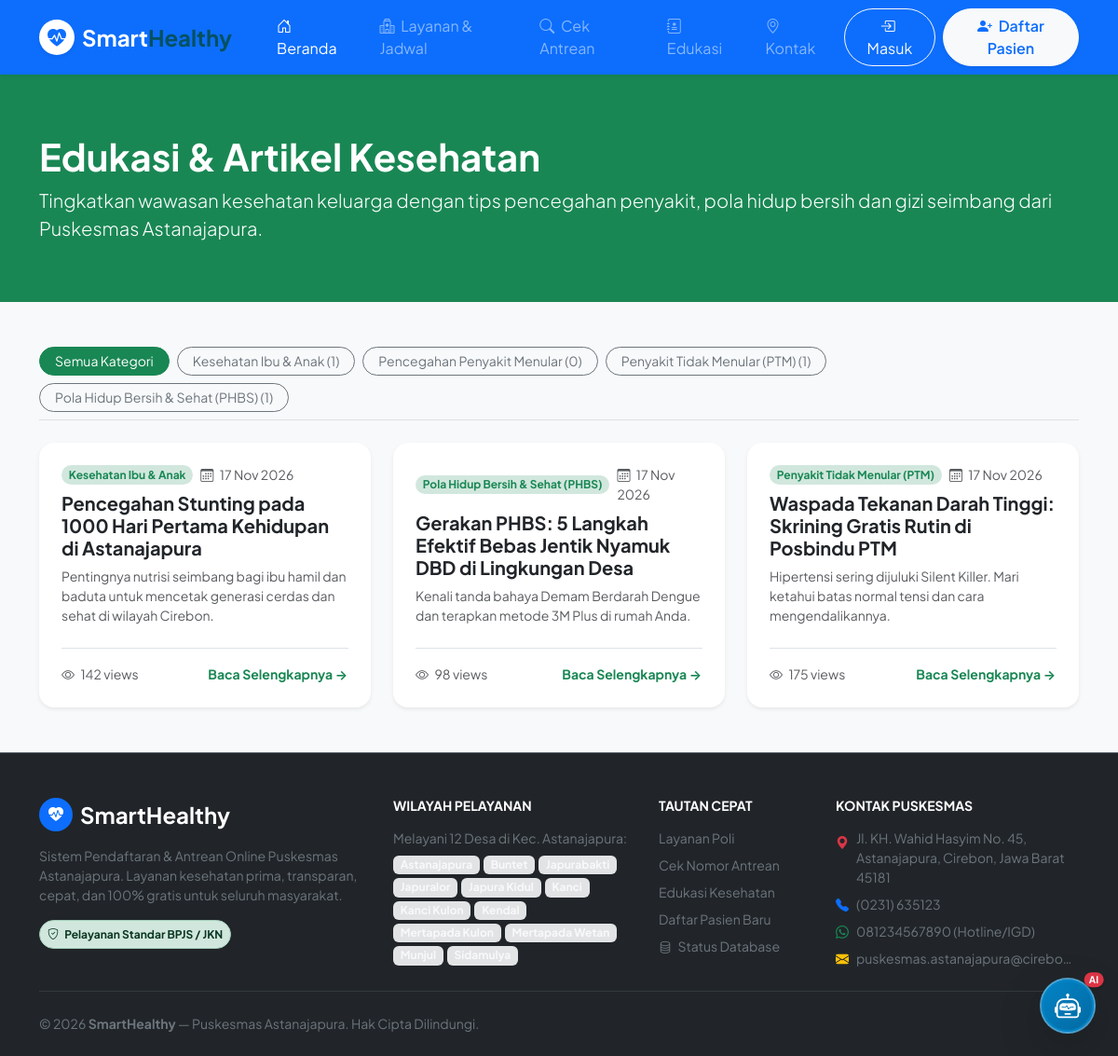
Page /artikel on the committed database.
### tables this page shows
CREATE TABLE `health_categories` (
  `id` int(10) unsigned NOT NULL AUTO_INCREMENT,
  `name` varchar(100) NOT NULL,
  `slug` varchar(120) NOT NULL,
  `description` text DEFAULT NULL,
  `created_at` timestamp NOT NULL DEFAULT current_timestamp(),
  `updated_at` timestamp NOT NULL DEFAULT current_timestamp() ON UPDATE current_timestamp(),
  PRIMARY KEY (`id`),
  UNIQUE KEY `slug` (`slug`)
);

CREATE TABLE `health_articles` (
  `id` int(10) unsigned NOT NULL AUTO_INCREMENT,
  `category_id` int(10) unsigned NOT NULL,
  `title` varchar(255) NOT NULL,
  `slug` varchar(255) NOT NULL,
  `summary` text NOT NULL,
  `content` longtext NOT NULL,
  `thumbnail` varchar(255) DEFAULT NULL,
  `views_count` int(11) NOT NULL DEFAULT 0,
  `status` enum('published','draft') NOT NULL DEFAULT 'published',
  `created_at` timestamp NOT NULL DEFAULT current_timestamp(),
  `updated_at` timestamp NOT NULL DEFAULT current_timestamp() ON UPDATE current_timestamp(),
  PRIMARY KEY (`id`),
  UNIQUE KEY `slug` (`slug`),
  KEY `fk_articles_category` (`category_id`),
  CONSTRAINT `fk_articles_category` FOREIGN KEY (`category_id`) REFERENCES `health_categories` (`id`) ON DELETE CASCADE ON UPDATE CASCADE
);

### app/Core/Controller.php (called while the page is built, shortened)
<?php
abstract class Controller
{
    protected function render(string $view, array $data = [], string $layout = 'layouts/main'): void
    {
        extract($data);
        $viewPath = dirname(__DIR__) . "/Views/{$view}.php";
        require $viewPath;
    }
    protected function input(string $key, mixed $default = null): mixed
    {
        $value = $_POST[$key] ?? $_GET[$key] ?? $default;
        return $value;
    }
}

### app/Controllers/ArticleController.php (called while the page is built, shortened)
<?php
class ArticleController extends Controller
{
    public function index(): void
    {
        $articleModel = new HealthArticle();
        $categoryModel = new HealthCategory();
        $categoryId = $this->input('kategori') ? (int) $this->input('kategori') : null;
        $articles = $articleModel->getPublished(12, $categoryId);
        $categories = $categoryModel->getWithArticleCount();
        $this->render('home/articles', [
            'pageTitle'        => 'Edukasi Kesehatan Masyarakat - SmartHealthy',
            'articles'         => $articles,
            'categories'       => $categories,
            'activeCategoryId' => $categoryId,
        ]);
    }
}

### public/index.php (called while the page is built, shortened)
<?php
spl_autoload_register(function ($class) {
    $prefix = 'App\\';
    $baseDir = ROOT_PATH . '/app/';
    $len = strlen($prefix);
    $relativeClass = substr($class, $len);
    $file = $baseDir . str_replace('\\', '/', $relativeClass) . '.php';
});
$app = new App();
$app->run();

### index.php (called while the page is built)
<?php
require_once __DIR__ . '/public/index.php';

### app/Core/Env.php (called while the page is built, shortened)
<?php
class Env
{
    public static function get(string $key, mixed $default = null): mixed
    {
        $value = getenv($key);
        return $value;
    }
}

### app/Config/App.php (called while the page is built, shortened)
<?php
class App
{
    public static function baseUrl(string $path = ''): string
    {
        $baseUrl = Env::get('APP_URL');
        $baseUrl = rtrim($baseUrl, '/');
        $path = ltrim($path, '/');
        return $path === '' ? $baseUrl : "{$baseUrl}/{$path}";
    }
}

### app/Core/Database.php (called while the page is built, shortened)
<?php
class Database
{
    private static ?PDO $instance = null;
    public static function getConnection(): PDO
    {
        if (self::$instance === null) {
            $config = DbConfig::config();
            $dsn = "{$config['driver']}:host={$config['host']};port={$config['port']};dbname={$config['database']};charset={$config['charset']}";
            try {
                self::$instance = new PDO($dsn, $config['username'], $config['password'], $config['options']);
            } catch (PDOException $e) {
                throw new PDOException("Gagal terhubung ke database `{$config['database']}` di {$config['host']}:{$config['port']}. Pastikan MySQL sudah berjalan di XAMPP dan database telah dibuat via migration. Error: " . $e->getMessage());
            }
        }
        return self::$instance;
    }
}

### app/Models/HealthCategory.php (called while the page is built, shortened)
<?php
class HealthCategory extends Model
{
    protected string $table = 'health_categories';
    public function getWithArticleCount(): array
    {
        $sql = "SELECT c.*, COUNT(a.id) as total_articles
                FROM `{$this->table}` c
                LEFT JOIN `health_articles` a ON a.category_id = c.id AND a.status = 'published'
                GROUP BY c.id
                ORDER BY c.name ASC";
        return $this->query($sql);
    }
}

### app/Core/Model.php (called while the page is built, shortened)
<?php
abstract class Model
{
    protected ?PDO $db = null;
    public function __construct()
    {
        $this->db = Database::getConnection();
    }
    public function query(string $sql, array $params = []): array
    {
        $stmt = $this->db->prepare($sql);
        $stmt->execute($params);
        return $stmt->fetchAll();
    }
}

### app/Config/Database.php (called while the page is built, shortened)
<?php
class Database
{
    public static function config(): array
    {
        return [
            'driver'   => Env::get('DB_CONNECTION', 'mysql'),
            'host'     => Env::get('DB_HOST', '127.0.0.1'),
            'port'     => Env::get('DB_PORT', '3306'),
            'database' => Env::get('DB_DATABASE', 'smarthealthy'),
            'username' => Env::get('DB_USERNAME', 'root'),
            'password' => Env::get('DB_PASSWORD', ''),
            'charset'  => 'utf8mb4',
            'options'  => [
                \PDO::ATTR_ERRMODE            => \PDO::ERRMODE_EXCEPTION,
                \PDO::ATTR_DEFAULT_FETCH_MODE => \PDO::FETCH_ASSOC,
                \PDO::ATTR_EMULATE_PREPARES   => false,
            ]
        ];
    }
}

### app/Models/HealthArticle.php (called while the page is built, shortened)
<?php
class HealthArticle extends Model
{
    protected string $table = 'health_articles';
    public function getPublished(int $limit = 10, ?int $categoryId = null): array
    {
        $sql = "SELECT a.*, c.name as category_name, c.slug as category_slug
                FROM `{$this->table}` a
                JOIN `health_categories` c ON a.category_id = c.id
                WHERE a.status = 'published'";
        $params = [];
        $sql .= " ORDER BY a.created_at DESC LIMIT {$limit}";
        return $this->query($sql, $params);
    }
}

### app/Views/home/articles.php (the view, shortened to what this page needs)
<div class="bg-success text-white py-5">
    <div class="container py-3">
        <h1 class="fw-bold mb-2">Edukasi & Artikel Kesehatan</h1>
        <p class="lead text-white-75 mb-0">Tingkatkan wawasan kesehatan keluarga dengan tips pencegahan penyakit, pola hidup bersih dan gizi seimbang dari Puskesmas Astanajapura.</p>
    </div>
</div>
<div class="container py-5">
    <div class="d-flex flex-wrap gap-2 mb-4 pb-2 border-bottom">
        <a href="<?= App::baseUrl('/artikel') ?>" class="btn btn-sm rounded-pill px-3 <?= empty($activeCategoryId) ? 'btn-success' : 'btn-outline-secondary' ?>">
            Semua Kategori
        </a>
        <?php foreach ($categories as $cat): ?>
            <a href="<?= App::baseUrl('/artikel?kategori=' . $cat['id']) ?>" class="btn btn-sm rounded-pill px-3 <?= ($activeCategoryId == $cat['id']) ? 'btn-success' : 'btn-outline-secondary' ?>">
                <?= htmlspecialchars($cat['name']) ?> (<?= $cat['total_articles'] ?>)
            </a>
        <?php endforeach; ?>
    </div>
    <div class="row g-4">
        <?php if (!empty($articles)): ?>
            <?php foreach ($articles as $art): ?>
                <div class="col-lg-4 col-md-6">
                    <div class="card h-100 border-0 shadow-sm rounded-4 overflow-hidden article-card bg-white">
                        <div class="card-body p-4 d-flex flex-column">
                            <div class="d-flex align-items-center gap-2 mb-2">
                                <span class="badge bg-success-subtle text-success rounded-pill small">
                                    <?= htmlspecialchars($art['category_name']) ?>
                                </span>
                                <small class="text-muted"><i class="bi bi-calendar3 me-1"></i> <?= date('d M Y', strtotime($art['created_at'])) ?></small>
                            </div>
                            <h5 class="fw-bold text-dark mb-2">
                                <a href="<?= App::baseUrl('/artikel/' . $art['slug']) ?>" class="text-dark text-decoration-none hover-success">
                                    <?= htmlspecialchars($art['title']) ?>
                                </a>
                            </h5>
                            <p class="text-muted small mb-4 flex-grow-1">
                                <?= htmlspecialchars($art['summary']) ?>
                            </p>
                            <div class="d-flex justify-content-between align-items-center mt-auto pt-3 border-top">
                                <span class="small text-muted"><i class="bi bi-eye me-1"></i> <?= $art['views_count'] ?> views</span>
                                <a href="<?= App::baseUrl('/artikel/' . $art['slug']) ?>" class="btn btn-sm btn-link text-success fw-bold text-decoration-none p-0">
                                    Baca Selengkapnya &rarr;
                                </a>
                            </div>
                        </div>
                    </div>
                </div>
            <?php endforeach; ?>
        <?php endif; ?>
    </div>
</div>

### app/Core/App.php (shortened to what this page needs)
<?php
class App
{
    private static array $routes = [];
    private static function addRoute(string $method, string $path, array|callable $handler): void
    {
        $path = '/' . trim($path, '/');
        self::$routes[] = [
            'method'  => strtoupper($method),
            'path'    => $path,
            'handler' => $handler,
        ];
    }
    public function run(): void
    {
        $requestUri = $this->parseUri();
        foreach (self::$routes as $route) {
            $pattern = $this->convertRouteToRegex($route['path']);
            if (preg_match($pattern, $requestUri, $matches)) {
                array_shift($matches);
                $handler = $route['handler'];
                if (is_array($handler) && count($handler) === 2) {
                    [$controllerClass, $action] = $handler;
                    if (class_exists($controllerClass)) {
                        $controller = new $controllerClass();
                        if (method_exists($controller, $action)) {
                            call_user_func_array([$controller, $action], $matches);
                            return;
                        }
                    }
                }
            }
        }
    }
    private function parseUri(): string
    {
        $uri = $_SERVER['REQUEST_URI'] ?? '/';
        $scriptName = $_SERVER['SCRIPT_NAME'] ?? '';
        $baseDir = dirname($scriptName);
        $baseDir = str_replace('\\', '/', $baseDir);
        if ($baseDir !== '/' && str_starts_with($uri, $baseDir)) {
            $uri = substr($uri, strlen($baseDir));
        }
        $parentDir = dirname($baseDir);
        $uri = '/' . trim($uri, '/');
        return $uri;
    }
    private function convertRouteToRegex(string $routePath): string
    {
        $pattern = preg_replace('/\{([a-zA-Z0-9_]+)\}/', '([^/]+)', $routePath);
        return '#^' . $pattern . '$#';
    }
}

### public/css/app.css (style rules this page uses)
:root { --primary-color: #0d6efd; --primary-dark: #0a58ca; --primary-light: #e7f1ff; --secondary-teal: #0ea5e9; --health-green: #10b981; --warm-accent: #f59e0b; --dark-navy: #0f172a; --card-bg: #ffffff; --border-color: #e2e8f0; --font-family: 'Plus Jakarta Sans', system-ui, -apple-system, sans-serif; }
body { font-family: var(--font-family); color: #334155; background-color: #f8fafc; -webkit-font-smoothing: antialiased; }
.service-card, .article-card, .step-card, .village-card { transition: transform 0.25s ease, box-shadow 0.25s ease; }

### rows in the picture
health_categories: name "Kesehatan Ibu & Anak", total_articles "1"
health_categories: name "Pencegahan Penyakit Menular", total_articles "0"
health_categories: name "Penyakit Tidak Menular (PTM)", total_articles "1"
health_categories: name "Pola Hidup Bersih & Sehat (PHBS)", total_articles "1"
health_articles: category.name "Kesehatan Ibu & Anak", created_at "17 Nov 2026", title "Pencegahan Stunting pada 1000 Hari Pertama Kehidupan di Astanajapura", summary "Pentingnya nutrisi seimbang bagi ibu hamil dan baduta untuk mencetak generasi cerdas dan sehat di wilayah Cirebon.", views_count "142"
health_articles: category.name "Pola Hidup Bersih & Sehat (PHBS)", created_at "17 Nov 2026", title "Gerakan PHBS: 5 Langkah Efektif Bebas Jentik Nyamuk DBD di Lingkungan Desa", summary "Kenali tanda bahaya Demam Berdarah Dengue dan terapkan metode 3M Plus di rumah Anda.", views_count "98"
health_articles: category.name "Penyakit Tidak Menular (PTM)", created_at "17 Nov 2026", title "Waspada Tekanan Darah Tinggi: Skrining Gratis Rutin di Posbindu PTM", summary "Hipertensi sering dijuluki Silent Killer. Mari ketahui batas normal tensi dan cara mengendalikannya.", views_count "175"
